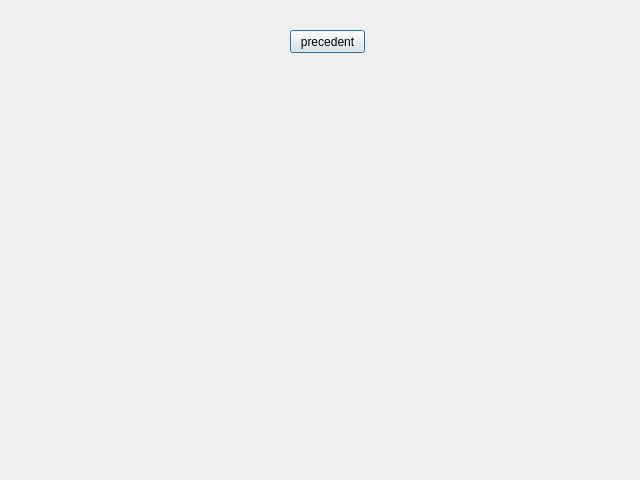
<?xml version="1.0" encoding="UTF-8"?>
<ui version="4.0">
 <class>afficherfinance</class>
 <widget class="QDialog" name="afficherfinance">
  <property name="geometry">
   <rect>
    <x>0</x>
    <y>0</y>
    <width>640</width>
    <height>480</height>
   </rect>
  </property>
  <property name="windowTitle">
   <string>Dialog</string>
  </property>
  <widget class="QPushButton" name="AFprecedentPB">
   <property name="geometry">
    <rect>
     <x>290</x>
     <y>30</y>
     <width>75</width>
     <height>23</height>
    </rect>
   </property>
   <property name="text">
    <string>precedent</string>
   </property>
  </widget>
 </widget>
 <resources/>
 <connections/>
</ui>
